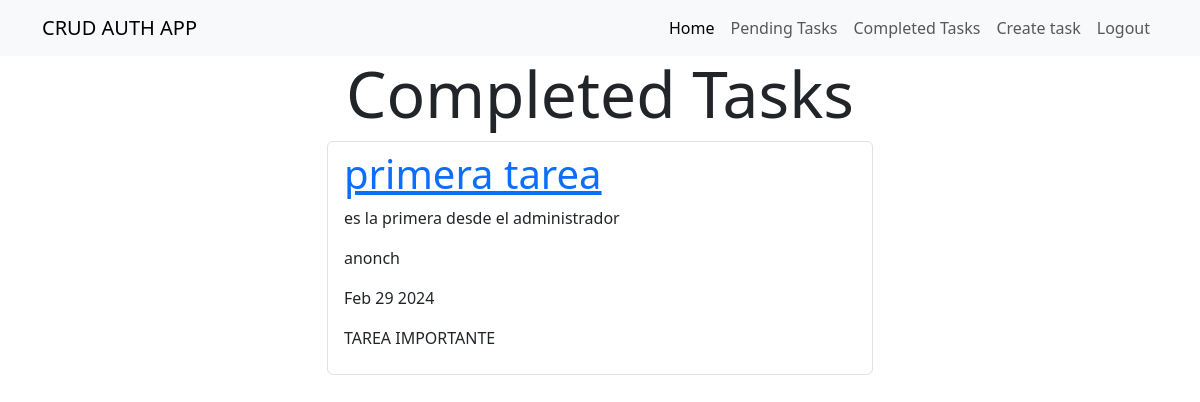
Screenshot of /tasks/completed/ (signed in) with the database file from the repository.
### tasks/models.py (models this page shows, shortened)
class Task(models.Model):
    title = models.CharField(max_length=100)
    description = models.TextField(blank=True)
    created = models.DateTimeField(auto_now_add=True)
    datecompleted = models.DateTimeField(null=True, blank=True)
    important = models.BooleanField(default=False)
    user = models.ForeignKey(User, on_delete=models.CASCADE)

### tasks/views.py (the view)
# urls.py: path('tasks/completed/', views.tasks_completed, name='tasks_completed' )
@login_required
def tasks_completed(request):
    tasks = Task.objects.filter(user=request.user, datecompleted__isnull=False)
    return render(request, 'tasks.html', {
                'tasks': tasks,
                'name': 'Completed Tasks'
    })

### tasks/templates/tasks.html
{% extends 'base.html' %}
{% block content %}
<main class="container">
    <div class="row">
        <div class="col-md-6 offset-md-3">
            <h1 class="text-center display-3">{{ name}}</h1>
            {% for task in tasks %}
                <ul class="list-group">
                    <li class="list-group-item">
                        <a href="{% url "task_detail" task.id %}">
                            <h1>{{ task.title }}</h1>
                        </a>
                            <p>{{ task.description }}</p>
                            <p>{{ task.user }}</p>
                            <p>{{ task.datecompleted | date:'M j Y' }}</p>
                            {% if task.important %}
                                <p>TAREA IMPORTANTE</p>
                            {% endif %}
                    </li>
                </ul>
            {% endfor %}
        </div>
    </div>
</main>
{% endblock %}

### rows the page displays
Task: title "primera tarea", description "es la primera desde el administrador", user "anonch", datecompleted "Feb 29 2024", important "TAREA IMPORTANTE"

### other values shown
{{ name }} "Completed Tasks"
